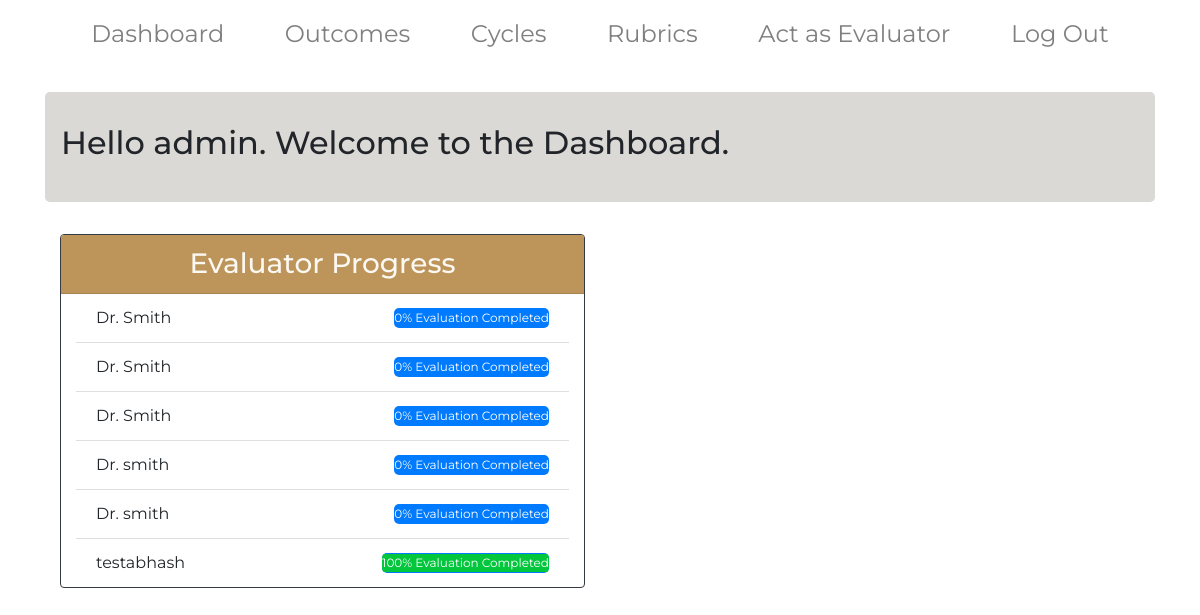
Page /home (signed in) on the earlier database version.
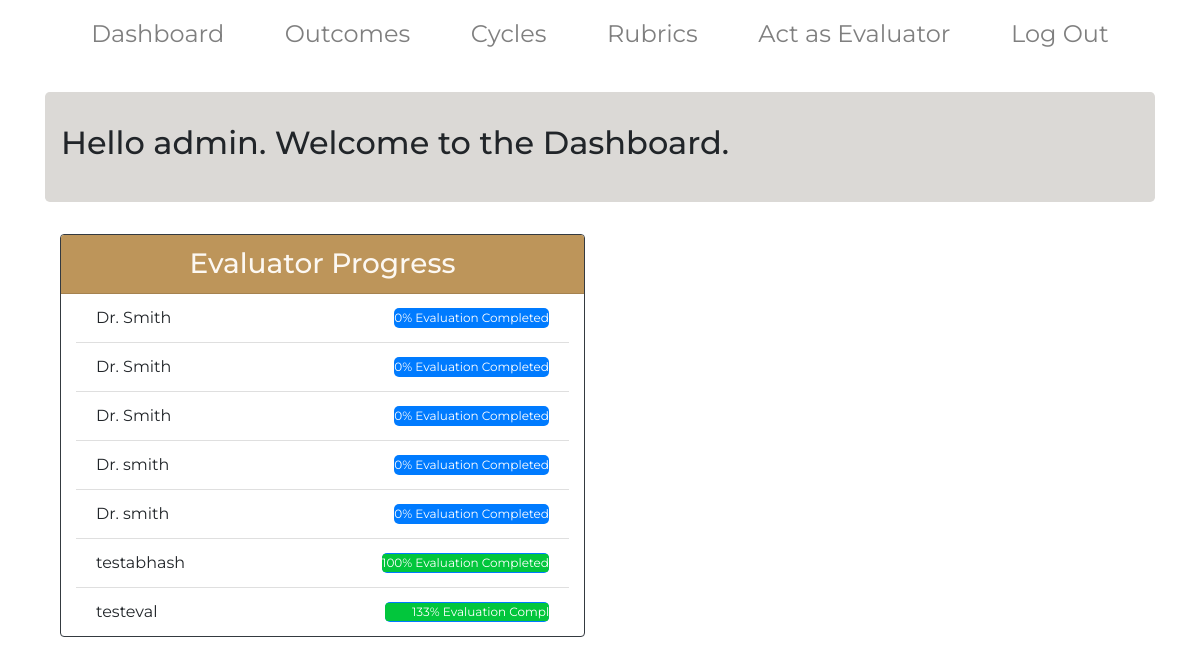
Same page on the later database version.
### main/models.py (models this page shows)
class Evaluator(models.Model):
    name = models.CharField(max_length=100)
    email = models.CharField(max_length=200)
    invited_by = models.CharField(max_length=200, default="Admin")
    perc_completed = models.FloatField(null=True,blank=True,default=0.0)
    def __str__(self):
        return self.name

### main/views.py (the view, shortened to what this page needs)
# urls.py: path('home', views.evaluatorhome, name='evaluatorhome'),
@login_required
def evaluatorhome(request):
    if request.user.is_superuser:
        cyc = Cycle.objects.all()
        mycyc = 0
        for cycles in cyc:
            if(cycles.isCurrent):
                mycyc = cycles
        outcome_a = Outcome.objects.all()
        outcome_list = []
        for oc in outcome_a:
            for v in oc.cycle.all():
                if(v == mycyc):
                    outcome_list.append(oc)
        measure_a = Measure.objects.all()
        measure_list = []
        for me in measure_a:
            for o in outcome_list:
                if(me.outcome==o):
                    measure_list.append(me)
        eval_a = Evaluator.objects.all()
        evaluator_list = []
        for eval in eval_a:
            for mymea in measure_list:
                for eval_more in mymea.evaluator.all():
                    if(eval==eval_more):
                        evaluator_list.append(eval)
        context = {'evaluator':evaluator_list}
        return render(request, 'main/adminhome.html', context)

### main/templates/main/adminhome.html (shortened to what this page needs)
{% extends  'main/adminbase.html' %}
{%load static%}
{%block body_block%}
<div class = "container-fluid">
  <div class = "container" id = "main_content">
   <div class="jumbotron">
        <h2>Hello {{user.username}}. Welcome to the Dashboard. </h2>
    </div>
    <div class = "col col-lg-6 col-md-6 col-sm-12 col-xs-12 col-12">
       <div class = "card border-dark mb-3">
         <h3 class = "card-header title text-center"> Evaluator Progress </h3>
         <div class="container">
          <ul class="list-group list-group-flush ">
         {% for eval in evaluator %}
             <li class = "list-group-item d-flex justify-content-between d-flex align-items-center">{{eval}}
           <div class="progress progress-admin ">
               <div class="progress-bar bg-danger " role="progressbar" aria-valuenow="40"
               aria-valuemin="0" aria-valuemax="100" style="width:{{eval.perc_completed}}%">
                 {{eval.perc_completed|floatformat:0}}% Evaluation Completed
               </div>
           </div>
         </li>
           {% endfor %}
         </ul>
         </div>
       </div>
     </div>
</div>
</div>
{%endblock%}

Differences in the rows shown:
added Evaluator: name "testeval", perc_completed "133"
